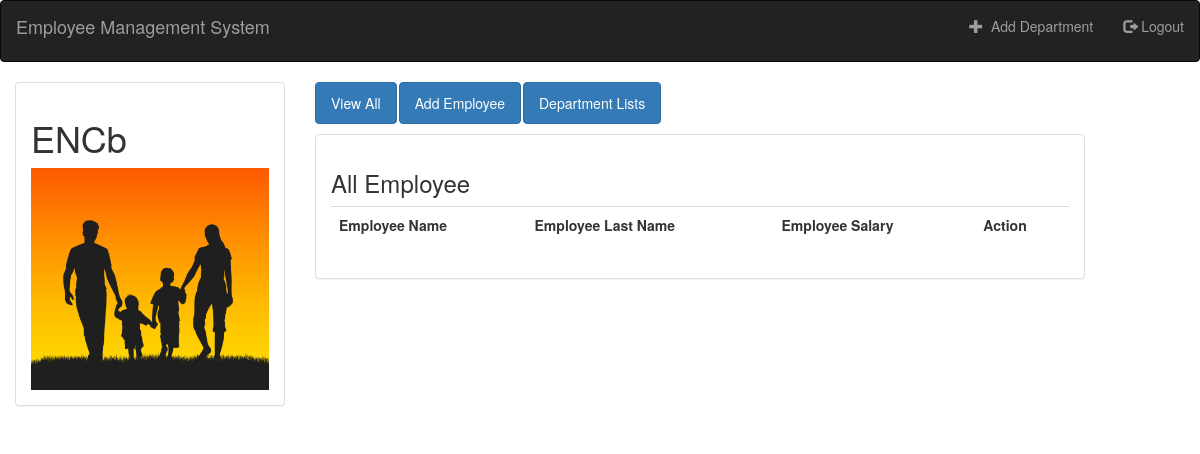
Screenshot of /deptapp/detail/5/ with the database file from the repository.
### deptapp/models.py (models this page shows, shortened)
class Department(models.Model):
    deptname = models.CharField(max_length=50, unique=True, blank=False)
    dept_logo = models.FileField(upload_to='documents/', blank=True)

### deptapp/views.py (the view)
# urls.py: url(r'^detail/(?P<dept_id>[0-9]+)/', views.detail_dept, name='detail_dept'),
def detail_dept(request, dept_id):
    dept = get_object_or_404(Department, pk=dept_id)
    return render(request, 'deptapp/detail.html', {'dept': dept})

### deptapp/templates/deptapp/detail.html (shortened to what this page needs)
{% extends 'deptapp/base.html' %}
{% block body %}
    <div class="container-fluid ">
        <div class="row">
            <div class="col-sm-4 col-md-3">
                <div class="panel panel-default">
                    <div class="panel-body">
                        <h1> {{ dept.deptname }}</h1>
                        <a href="{% url 'deptapp:detail_dept' dept.id %}">
                            <img src="{{ dept.dept_logo.url }}" class="img-responsive">
                        </a>
                    </div>
                </div>
            </div>
            <div class="col-sm-8">
                <ul class="nav nav-pills" style="margin-bottom: 10px;">
                    <li role="presentation" class="active"><a href="{% url 'deptapp:detail_dept' dept.id %}" class="btn btn-primary">View All</a></li>
                    <li role="presentation"><a href="{% url 'deptapp:add_emp' dept.id %}" class="btn btn-primary">Add Employee</a></li>
                    <li role="presentation"><a href="{% url 'deptapp:home'  %}" class="btn btn-primary">Department Lists</a></li>
                </ul>
                <div class="panel panel-default">
                    <div class="panel-body">
                        <h3> All Employee</h3>
                        <table class="table">
                            <thread>
                                <tr>
                                    <th>Employee Name</th>
                                    <th>Employee Last Name</th>
                                    <th>Employee Salary</th>
                                    <th>Action</th>
                                </tr>
                            </thread>
                        </table>
                    </div>
                </div>
            </div>
        </div>
        </div>
{% endblock %}

### rows the page displays
Department: deptname "ENCb", dept_logo (picture)
